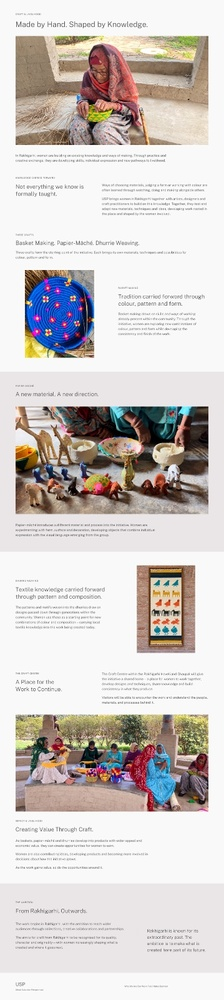
#> input picture assets_src/new/WhatsApp Image 2026-10-12 at 7.05.04 AM.jpeg, 224 x 1000 px, shrunk from 359 x 1600 before the run
$ python measure.py 'WhatsApp Image 2026-10-12 at 7.05.04 AM.jpeg'
#> lines starting #> are read from the running program, lines starting #| are printed output that depends on the picture
from PIL import Image
import sys
def measure(f, thr=200, x0=0, x1=None):
#> called with thr = 200, x0 = 0
    im=Image.open(f).convert('L'); w,h=im.size; x1=x1 or w
#> after `im = Image.open(f).convert('L')`:
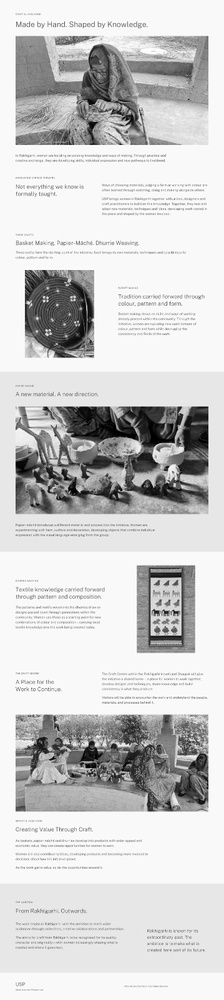
#> im: PIL image 224x1000 L; min 0, max 255, mean 205.5
#> after `w, h = im.size`: w = 224; h = 1000
#> after `x1 = x1 or w`: x1 = 224
    px=im.load()
    bg=px[5,5]
#> bg = 249
    runs=[];start=None
    for y in range(h):
        d=any(abs(px[x,y]-bg)>40 for x in range(x0,x1,2))
        if d and start is None: start=y
        if not d and start is not None: runs.append((start,y)); start=None
#> this loop made 1000 passes
#> d on passes 1 to 12: False, False, False, False, False, False, False, False, False, False, False, False
#> after the loop, runs = 45 pairs, first value 13 to 989, second value 15 to 991
    if start is not None: runs.append((start,h))
    out=[]
    for a,b in runs:
        xs=[x for x in range(x0,x1,2) if any(abs(px[x,yy]-bg)>40 for yy in range(a,b,max(1,(b-a)//4)))]
        out.append((a,b,b-a,min(xs),max(xs)))
#> this loop made 45 passes
#> (a, b) on passes 2, 3, 4, 5, 7, 8, 9, 10, 11, 13, 14, 16: (21, 28), (36, 145), (154, 157), (159, 162), (184, 197), (198, 200), (202, 206), (208, 210), (213, 215), (240, 246), (251, 254), (270, 358)
#> (a, b, xs) on passes 1, 6, 12, 15, 17, 30: (13, 15, [16, 18, 20, 22, 24, 32, 34, 36, 38]), (177, 179, [16, 18, 20, 24, 34, 38, 40, 44, 46, 48, 50, 52, 54]), (234, 236, [16, 18, 20, 22, 26, 32]), (257, 259, [20, 22, 28, 30, 32, 36, 40, 42, 46, 50]), (385, 387, [16, 18, 22, 26, 28, 30, 32]), (820, 822, [16, 18, 20, 26, 30, 32, 36, 38, 40])
#> after the loop, out = 45 items, first 6: (13, 15, 2, 16, 38), (21, 28, 7, 16, 146), (36, 145, 109, 16, 208), (154, 157, 3, 16, 164), (159, 162, 3, 18, 164), (177, 179, 2, 16, 54)
    return w,h,bg,out
for f in sys.argv[1:]:
    w,h,bg,out=measure(f)
#> w = 224; h = 1000
    print('==',f[-14:],w,h,'bg',bg)
#| == .05.04 AM.jpeg 224 1000 bg 249
    for o in out: print('  ',o)
#> this loop made 45 passes
#> o on passes 1 to 12: (13, 15, 2, 16, 38), (21, 28, 7, 16, 146), (36, 145, 109, 16, 208), (154, 157, 3, 16, 164), (159, 162, 3, 18, 164), (177, 179, 2, 16, 54), (184, 197, 13, 16, 202), (198, 200, 2, 102, 204), (202, 206, 4, 102, 206), (208, 210, 2, 102, 206), (213, 215, 2, 102, 168), (234, 236, 2, 16, 32)
#|    (13, 15, 2, 16, 38)
#|    (21, 28, 7, 16, 146)
#|    (36, 145, 109, 16, 208)
#|    (154, 157, 3, 16, 164)
#|    (159, 162, 3, 18, 164)
#|    (177, 179, 2, 16, 54)
#|    (184, 197, 13, 16, 202)
#|    (198, 200, 2, 102, 204)
#> (further printed lines are left out)

$ run again, on assets_src/new/compare.jpg
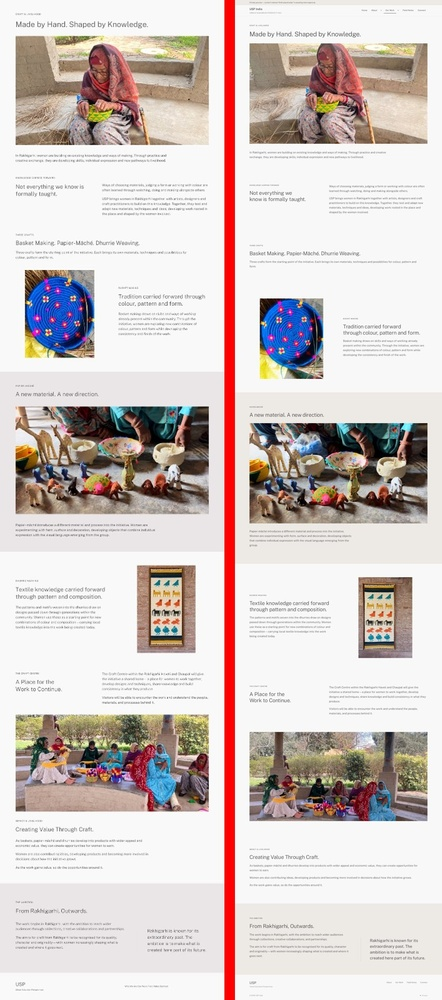
#> input picture assets_src/new/compare.jpg, 442 x 1000 px, shrunk from 839 x 1900 before the run
#> in measure, `im = Image.open(f).convert('L')`:
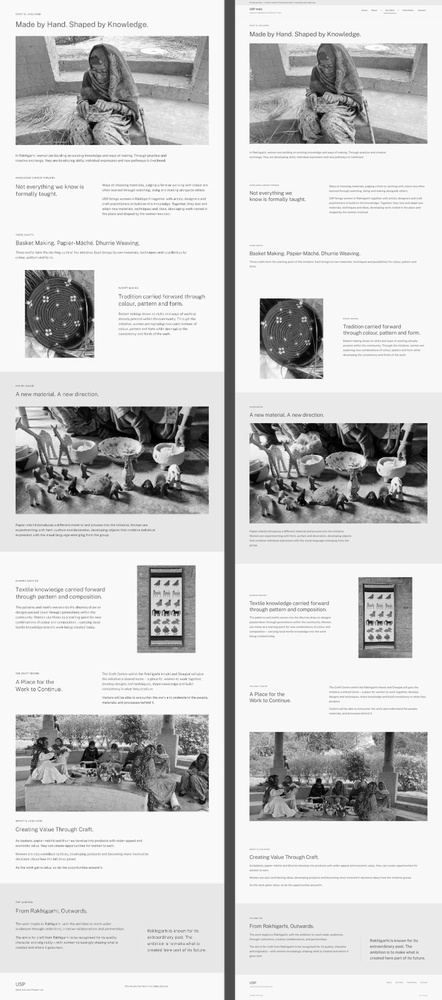
#> im: PIL image 442x1000 L; min 0, max 255, mean 203.2
#> bg = 249
#> after the loop in measure, `for y in range(h):`: runs = []; start = 0
#> the loop in measure, `for a,b in runs:` made 1 pass
#> (a, b) on pass 1: (0, 1000)
#> after the loop in measure, `for a,b in runs:`: out = [(0, 1000, 1000, 16, 426)]
#> `w,h,bg,out=measure(f)`: w = 442; h = 1000; out = [(0, 1000, 1000, 16, 426)]
#| == compare.jpg 442 1000 bg 249
#> the loop `for o in out: print('  ',o)` made 1 pass
#> (printed output is left out)

$ run again, on assets_src/new/contact.jpg
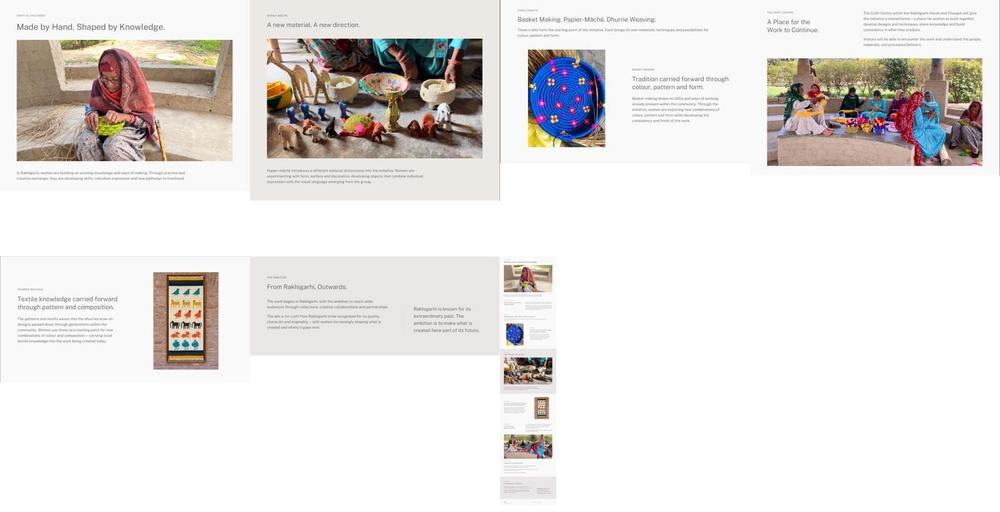
#> input picture assets_src/new/contact.jpg, 1000 x 512 px, shrunk from 1600 x 820 before the run
#> in measure, `im = Image.open(f).convert('L')`:
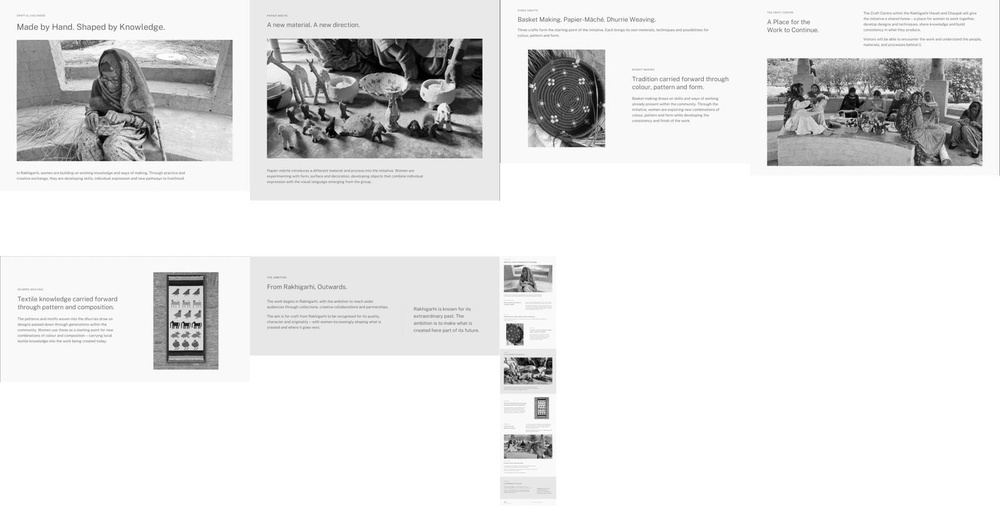
#> im: PIL image 1000x512 L; min 0, max 255, mean 227.6
#> bg = 249
#> the loop in measure, `for y in range(h):` made 512 passes
#> d on passes 1 to 8: True, True, True, True, True, True, True, True
#> after the loop in measure, `for y in range(h):`: runs = [(0, 166), (169, 184), (256, 257), (262, 263), (265, 385), (387, 390), (397, 419), (434, 459), (463, 464), (483, 484), (486, 489), (493, 494)]
#> the loop in measure, `for a,b in runs:` made 12 passes
#> (a, b, xs) on passes 3, 4, 6, 7, 9, 10, 11, 12: (256, 257, [0]), (262, 263, [504, 514, 518, 520, 522, 532, 534]), (387, 390, [508, 512, 514, 518, 520, 536]), (397, 419, [534, 536, 538, 540, 542, 544, 546, 548]), (463, 464, [518]), (483, 484, [504, 506, 508, 510, 512, 516, 518, 520]), (486, 489, [512, 538, 540]), (493, 494, [538, 544])
#> after the loop in measure, `for a,b in runs:`: out = 12 items, first 6: (0, 166, 166, 18, 982), (169, 184, 15, 18, 422), (256, 257, 1, 0, 0), (262, 263, 1, 504, 534), (265, 385, 120, 18, 552), (387, 390, 3, 508, 536)
#> `w,h,bg,out=measure(f)`: w = 1000; h = 512
#| == contact.jpg 1000 512 bg 249
#> the loop `for o in out: print('  ',o)` made 12 passes
#> (printed output is left out)
